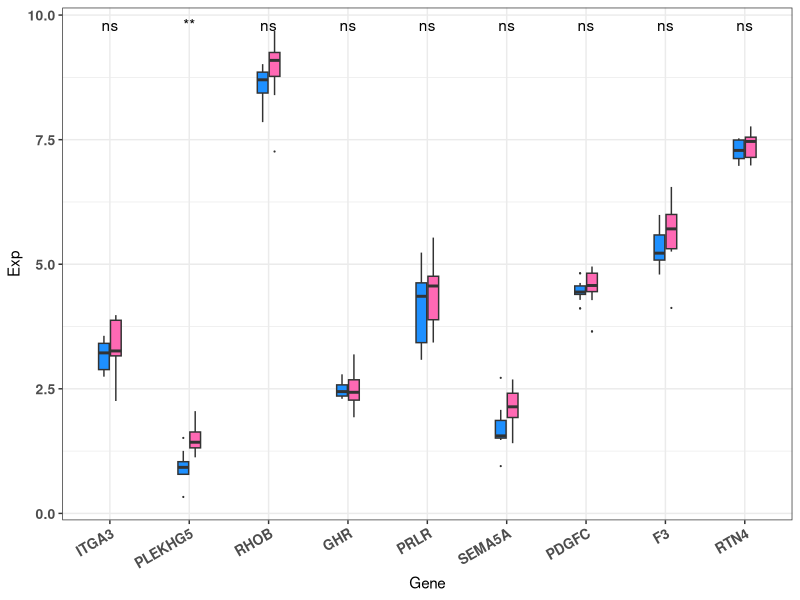

Reproduce this figure in R.
library(ggplot2)
library(ggpubr)


df = read.table("./PCOS_kinase_boxplot.txt", header=T, sep="\t")
df$Gene = factor(df$Gene, levels=unique(df$Gene))
ggplot(df, aes(x=Gene, y=Exp, fill=Type))+
scale_fill_manual(values=c("dodgerblue", "hotpink"))+
geom_boxplot(outlier.size=0.1, width=0.3)+
theme_bw()+
stat_compare_means(aes(group=Type), label="p.signif", method="wilcox")+
theme(axis.text.x=element_text(angle=30, hjust=1, face="bold", size=10), axis.text.y=element_text(face="bold", size=10), legend.position="none")





